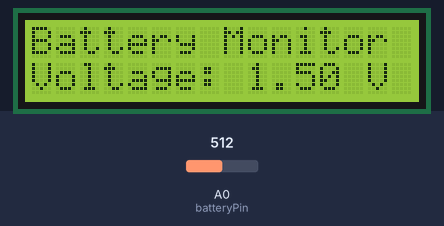
Simulated run of this sketch. Board: ESP8266 (NodeMCU). Parts: 16×2 character LCD. The test bench sets the inputs (shaded band); at power-on: A0 (batteryPin) = 512. What the sketch prints to the serial monitor is not drawn.

Above: at 1.2 s.
1.3 s: A0 (batteryPin) set to 716
At 3.3 s:
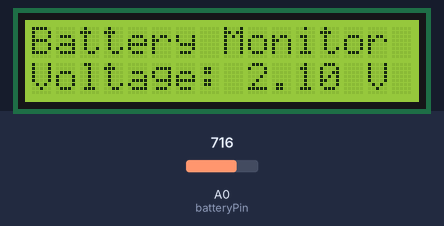
3.6 s: A0 (batteryPin) set to 900
At 5.0 s:
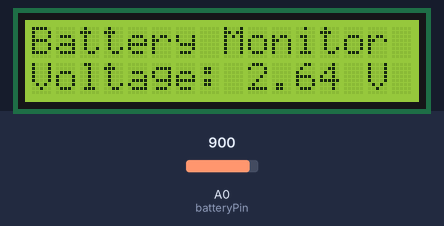
5.6 s: A0 (batteryPin) set to 1023
At 6.6 s:
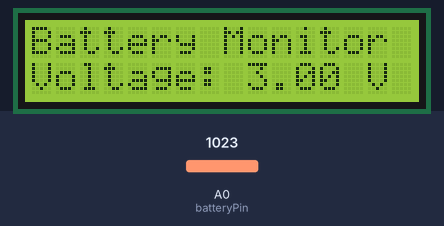
Timing chart, 0 to 8.6 s (numbered marks = the images above; inputs shaded):
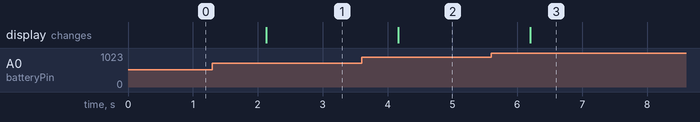

The sketch:

battery_monitor.ino
```cpp
// NodeMCU (ESP8266) battery voltage monitor
// 16x2 I2C LCD (0x27) on D2 (SDA) / D1 (SCL), battery via voltage divider on A0
// Divider: R_TOP = 20k, R_BOTTOM = 10k

#include <Wire.h>
#include <LiquidCrystal_I2C.h>

LiquidCrystal_I2C lcd(0x27, 16, 2);

const int batteryPin = A0;

const float R_TOP = 20000.0;
const float R_BOTTOM = 10000.0;
const float A0_MAX_VOLTAGE = 1.0;

void setup() {
  Serial.begin(115200);

  Wire.begin(D2, D1);
  lcd.init();
  lcd.backlight();

  lcd.setCursor(0, 0);
  lcd.print("Battery Monitor");
}

void loop() {
  int adcValue = analogRead(A0);

  float adcVoltage =
      (adcValue / 1023.0) * A0_MAX_VOLTAGE;

  float batteryVoltage =
      adcVoltage * (R_TOP + R_BOTTOM) / R_BOTTOM;

  Serial.print("Battery Voltage: ");
  Serial.print(batteryVoltage, 2);
  Serial.println(" V");

  lcd.setCursor(0, 1);
  lcd.print("Voltage: ");
  lcd.print(batteryVoltage, 2);
  lcd.print(" V   ");

  delay(1000);
}
```

Measured:
- after the input at 1.3 s, the display: changes after 0.83 s (image 1)
- after the input at 3.6 s, the display: changes after 0.57 s (image 2)
- after the input at 5.6 s, the display: changes after 0.60 s (image 3)
